Frame 1 (no input): blank canvas, image omitted
Frame 60 (the mouse pressed at the canvas centre just before this capture): blank canvas, image omitted
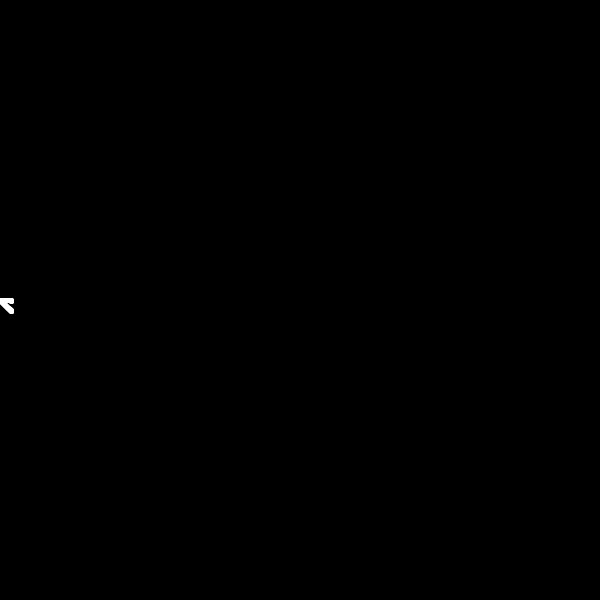
Frame 120 (the mouse held since frame 60 and released just before this capture)

The Processing sketch whose frames 1 and 60 were blank and that drew this single picture after the mouse press (run headless with seeded random() and noise(); from frame 60 on, the mouse is pressed at the canvas centre):

// Processing sketch: w11_team_graph
// ── w11_team_graph.pde
//All three "graphs" will use these variables
float angle; //The degree angle we will use for sin() and cos() functions.
int dotDiameter;//The size of the circle that will be graphing.

int sinAmplitude;
int circRadius;
int spiralRadius;

void setup() {
  size(600, 600);
  frameRate(100);
  background(0);
  dotDiameter = 4;
  sinAmplitude = 1;
  circRadius = 100;
  spiralRadius = 100;
  angle = 0;
  stroke(255);
}//setup

void draw() {

  drawcartoid(angle, sinAmplitude, width/2);
  drawtanCurve(angle, sinAmplitude, width/2);

  angle=angle+.1;
}

void drawtanCurve(float degrees, int amplitude, int yOffset) {
  circle(degrees%width,yOffset+5*amplitude*(tan(radians(degrees))),dotDiameter);
}

void drawcartoid(float degrees, int amplitude, int yOffset) {
  circle(degrees%width,yOffset+amplitude*degrees%width*cos(radians(degrees%width)),dotDiameter);
}
